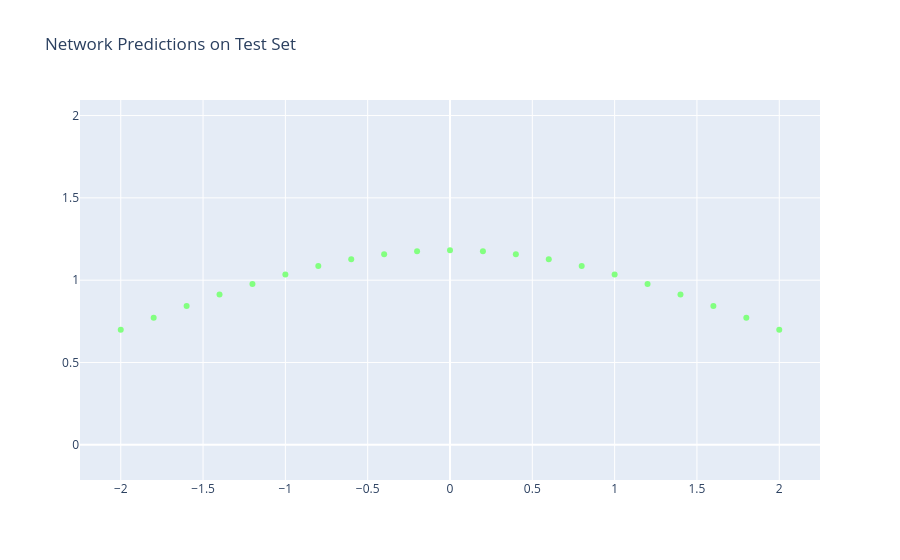

This figure's notebook cell:
### Code cell
# --- Evaluate on the test set ---
test_loss, test_output = evaluate_network(dpn, X_test, w_test)
print(f"Test Loss: {test_loss:.4f}")

X_test_np = X_test.cpu().detach().numpy()
test_output_np = test_output.cpu().detach().numpy()
colors = test_output_np.T[0]
plot_data((X_test_np[:, 0], colors), title="Network Predictions on Test Set")

### Figure 1 — Plotly figure (JSON) as saved in the notebook; plotly's stock layout.template omitted (floating-point values rounded to 4 significant figures)
{"data": [{"hoverinfo": "text", "marker": {"color": [0, 0, 0, 0, 0, 0, 0, 0, 0, 0, 0, 0, 0, 0, 0, 0, 0, 0, 0, 0, 0], "colorscale": [[0, "rgb(0,0,131)"], [0.2, "rgb(0,60,170)"], [0.4, "rgb(5,255,255)"], [0.6, "rgb(255,255,0)"], [0.8, "rgb(250,0,0)"], [1, "rgb(128,0,0)"]], "opacity": 1, "size": 6}, "mode": "markers", "text": ["Color: 0.000", "Color: 0.000", "Color: 0.000", "Color: 0.000", "Color: 0.000", "Color: 0.000", "Color: 0.000", "Color: 0.000", "Color: 0.000", "Color: 0.000", "Color: 0.000", "Color: 0.000", "Color: 0.000", "Color: 0.000", "Color: 0.000", "Color: 0.000", "Color: 0.000", "Color: 0.000", "Color: 0.000", "Color: 0.000", "Color: 0.000"], "type": "scatter", "x": [-2.0, -1.8, -1.6, -1.4, -1.2, -1.0, -0.8, -0.6, -0.4, -0.2, 0.0, 0.2, 0.4, 0.6, 0.8, 1.0, 1.2, 1.4, 1.6, 1.8, 2.0], "y": [0.6986, 0.772, 0.8438, 0.9127, 0.977, 1.035, 1.086, 1.127, 1.157, 1.176, 1.182, 1.176, 1.157, 1.127, 1.086, 1.035, 0.977, 0.9127, 0.8438, 0.772, 0.6986]}], "layout": {"title": {"text": "Network Predictions on Test Set"}, "xaxis": {"scaleanchor": "y"}, "yaxis": {"scaleanchor": "x"}}}
